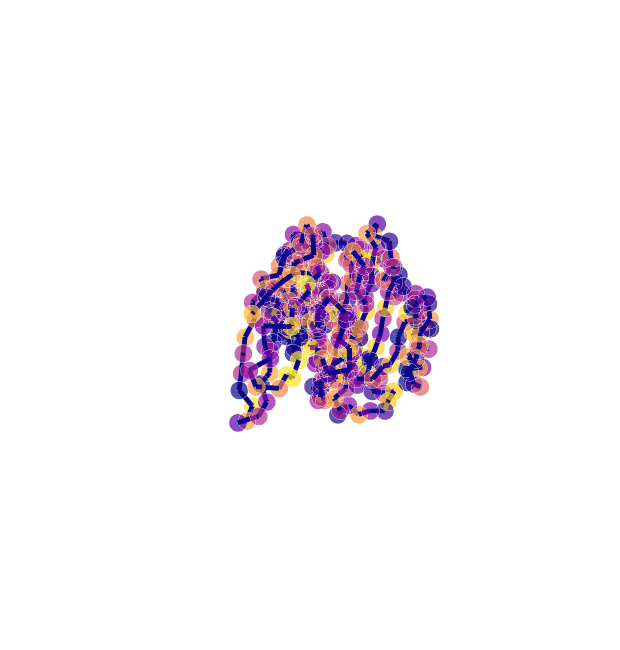

This figure's notebook cell:
### Code cell
from graphein.protein.config import ProteinGraphConfig
from graphein.protein.graphs import construct_graph

# Load the default config
path = "/Users/akhil/vscode/Peptides/Notebooks/Data/pmhc_structures/HLA-A0201_GILGFVFTL_complex.pdb"

c = ProteinGraphConfig(granularity='CA', pdb_dir=path)


# Construct the graph!
g = construct_graph(path = path)

from graphein.protein.visualisation import plotly_protein_structure_graph

plotly_protein_structure_graph(g, node_size_multiplier=0.5, colour_nodes_by="residue_name")

### Figure 1 — Plotly figure (JSON) as saved in the notebook; plotly's stock layout.template omitted (floating-point values rounded to 4 significant figures; data arrays with more than 128 entries replaced by an {"elided": "..."} marker saying what was removed)
{"data": [{"hoverinfo": "text+x+y+z", "marker": {"color": {"elided": "288x4 float values"}, "opacity": 0.7, "size": {"elided": "288 float values"}, "symbol": "circle"}, "mode": "markers", "text": {"elided": "288 str values"}, "type": "scatter3d", "x": {"elided": "288 float values"}, "y": {"elided": "288 float values"}, "z": {"elided": "288 float values"}}, {"hoverinfo": "text", "line": {"color": {"elided": "855x4 float values"}, "width": 10}, "mode": "lines", "text": {"elided": "855 str values"}, "type": "scatter3d", "x": {"elided": "855 float values"}, "y": {"elided": "855 float values"}, "z": {"elided": "855 float values"}}], "layout": {"height": 650, "margin": {"t": 100}, "scene": {"xaxis": {"showbackground": false, "showgrid": false, "showline": false, "showticklabels": false, "title": {"text": ""}, "zeroline": false}, "yaxis": {"showbackground": false, "showgrid": false, "showline": false, "showticklabels": false, "title": {"text": ""}, "zeroline": false}, "zaxis": {"showbackground": false, "showgrid": false, "showline": false, "showticklabels": false, "title": {"text": ""}, "zeroline": false}}, "showlegend": false, "width": 620}}
